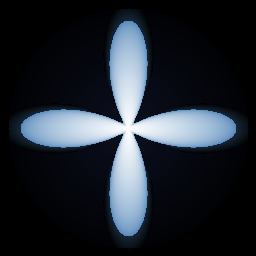
#> input picture astro_belladev.png, 256 x 256 px; its folder holds only this picture in this run
$ python -i star_effects.py   (imports and definitions only)
#> lines starting #> are read from the running program, lines starting #| are printed output that depends on the picture; after the words box and inside, x2 and y2 are one past the last pixel; in counts of white or black regions, pixels touching at a corner belong together
### astro_belladev/masks.py
"""
masks.py
--------
Máscaras para procesamiento selectivo de regiones de la imagen.

Las máscaras permiten aplicar una operación solo a ciertas zonas:
por ejemplo, reducir ruido solo en el fondo (sin tocar estrellas),
o saturar solo las nebulosas sin afectar las estrellas.

Tipos de máscara:
- Luminancia: protege zonas claras u oscuras según un umbral.
- Rango: selecciona píxeles dentro de un rango de brillo.
- Estrellas (star mask): detecta estrellas automáticamente.
- Inversa: invierte cualquier máscara.

Todas las máscaras devuelven un array float32 de 0.0 (no seleccionado)
a 1.0 (totalmente seleccionado), con transiciones suaves.
"""

import numpy as np
import cv2
from scipy.ndimage import label, binary_dilation, generate_binary_structure


def _to_luminance(data):
    if data.ndim == 3:
        return data.mean(axis=-1)
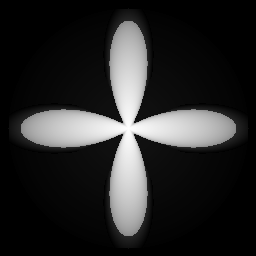
#> returned value: shape (256, 256) float64; min 0, max 255, mean 40.7
    return data


# [50 lines left out: functions mask_luminance, mask_range, not called in this run]


def mask_stars(data, threshold_sigma=5.0, dilation_radius=3, softness=2.0):
    """
    Máscara de estrellas: detecta estrellas automáticamente y genera
    una máscara suave alrededor de cada una.

    Parámetros
    ----------
    threshold_sigma : float
        Sigmas sobre el fondo para detectar estrellas.
    dilation_radius : int
        Radio de dilatación alrededor de cada estrella (píxeles).
    softness : float
        Sigma del desenfoque gaussiano para suavizar la máscara.
    """
    lum = _to_luminance(data).astype(np.float32)

    flat = lum.flatten()
    for _ in range(3):
        med = np.median(flat)
        std = np.std(flat)
        keep = np.abs(flat - med) < 3 * std
        flat = flat[keep]
#> this loop made 3 passes
#> (med, std) on passes 1 to 3: (5.33, 74.76), (5.33, 69.08), (5, 60.89)

    bg_median = np.median(flat)
#> bg_median = 4
    bg_std = np.std(flat)
#> bg_std = 45.24
    threshold = bg_median + threshold_sigma * bg_std
#> threshold = 230.2

    binary = lum > threshold
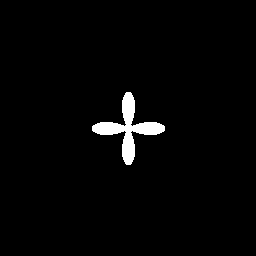
#> binary: shape (256, 256) bool; 2.2% white; 1 white region, box (x1, y1, x2, y2) and area: (92, 92, 165, 165) 1437

    struct = generate_binary_structure(2, 2)
    for _ in range(dilation_radius):
        binary = binary_dilation(binary, structure=struct)
#> this loop made 2 passes
#> pass 1, in mask_stars, `binary = binary_dilation(binary, structure=struct)`:
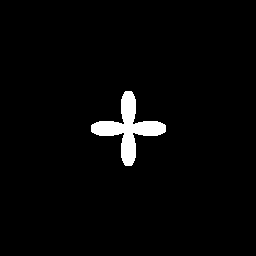
#> binary: shape (256, 256) bool; 2.7% white; 1 white region, box (x1, y1, x2, y2) and area: (91, 91, 166, 166) 1789
#> pass 2, in mask_stars, `binary = binary_dilation(binary, structure=struct)`:
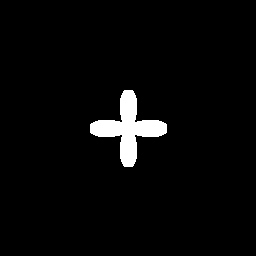
#> binary: shape (256, 256) bool; 3.3% white; 1 white region, box (x1, y1, x2, y2) and area: (90, 90, 167, 167) 2137

    mask = binary.astype(np.float32)

    if softness > 0:
        ksize = int(softness * 6) | 1
        mask = cv2.GaussianBlur(mask, (ksize, ksize), softness)

    return np.clip(mask, 0, 1)


def mask_invert(mask):
    """Invierte una máscara: lo seleccionado pasa a no seleccionado."""
    return 1.0 - mask


# [124 lines left out: functions apply_with_mask, extract_starless, combine_starless_stars, reduce_star_halos, not called in this run]

### astro_belladev/star_effects.py
"""
star_effects.py
---------------
Efectos y ajustes sobre estrellas.

1. Star Reduction: reduce el tamano de las estrellas sin eliminarlas.
   Equivale a MorphologicalTransformation de PixInsight.

2. Diffraction Spikes: anade las puntas de difraccion artificiales
   que producen los telescopios reflectores (4, 6 u 8 puntas).
   Los refractores no las producen, pero muchos astrofotografos
   las anaden por estetica. Solo se aplican a las estrellas
   mas brillantes para un efecto natural.
"""

import numpy as np
import cv2
import math


def star_reduction(data, amount=0.5, iterations=2):
    """
    Reduce el tamano de las estrellas sin eliminarlas.
    Usa erosion morfologica seguida de restauracion del brillo
    para que las estrellas queden mas pequeñas pero mantengan
    su intensidad pico.

    Parametros
    ----------
    amount : float (0-1)
        Intensidad de la reduccion. 0.5 = moderada.
    iterations : int
        Numero de iteraciones de erosion (1-5).
    """
    if data.ndim == 3:
        from .masks import mask_stars
        star_m = mask_stars(data, threshold_sigma=5.0, dilation_radius=2, softness=1.0)

        result = data.astype(np.float32).copy()
        original_max = np.max(result) if np.max(result) > 0 else 1.0
#> original_max = 255
        normalized = np.clip(result / original_max, 0, 1)
        img_uint8 = (normalized * 255).astype(np.uint8)

        lab = cv2.cvtColor(img_uint8, cv2.COLOR_RGB2Lab)
#> lab: shape (256, 256, 3); mean of channels 0, 1, 2 39.6, 127.8, 123.4
        l_channel = lab[..., 0].astype(np.float32)

        kernel_size = max(3, int(2 * amount + 1)) | 1
        kernel = cv2.getStructuringElement(
            cv2.MORPH_ELLIPSE, (kernel_size, kernel_size)
        )

        l_eroded = l_channel.copy()
        for _ in range(iterations):
            l_eroded = cv2.erode(l_eroded, kernel)
#> this loop made 2 passes
#> pass 2, in star_reduction, `l_eroded = cv2.erode(l_eroded, kernel)`:
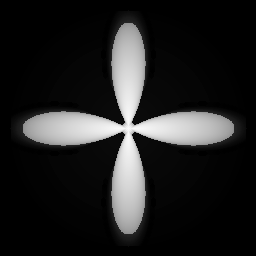
#> l_eroded: shape (256, 256) float32; min 0, max 252, mean 34

        l_reduced = l_channel * (1 - star_m * amount) + l_eroded * (star_m * amount)

        lab[..., 0] = np.clip(l_reduced, 0, 255).astype(np.uint8)
#> lab: shape (256, 256, 3); mean of channels 0, 1, 2 39.2, 127.8, 123.4
        rgb = cv2.cvtColor(lab, cv2.COLOR_Lab2RGB)
        return rgb.astype(np.float32) / 255.0 * original_max
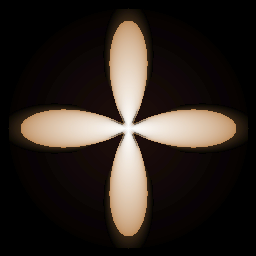
#> returned value: shape (256, 256, 3) float32; mean of channels 0, 1, 2 33.8, 39.4, 47.6; drawn as B, G, R

    kernel_size = max(3, int(2 * amount + 1)) | 1
    kernel = cv2.getStructuringElement(
        cv2.MORPH_ELLIPSE, (kernel_size, kernel_size)
    )

    result = data.astype(np.float32).copy()
    for _ in range(iterations):
        result = cv2.erode(result, kernel)

    from .masks import mask_stars
    star_m = mask_stars(data, threshold_sigma=5.0, dilation_radius=2, softness=1.0)
    blended = data * (1 - star_m * amount) + result * (star_m * amount)

    return blended.astype(np.float32)


# [125 lines left out: function diffraction_spikes, not called in this run]

>>> import cv2
>>> picture = cv2.cvtColor(cv2.imread('../astro_belladev.png'), cv2.COLOR_BGR2RGB)
>>> result = star_reduction(picture)
